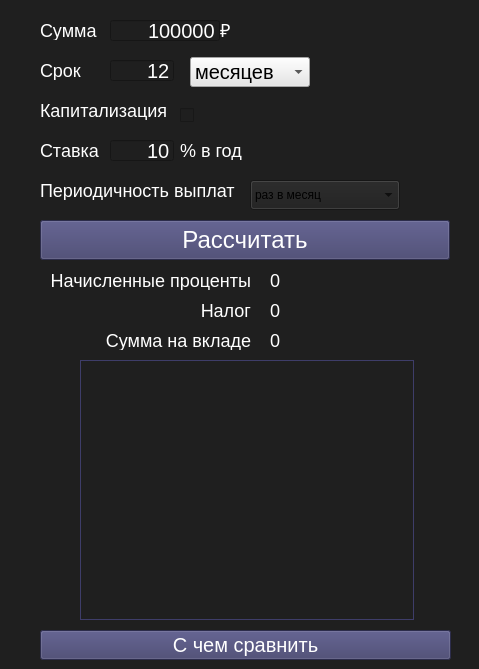
    <widget class="QWidget" name="deposit_calc">
     <property name="styleSheet">
      <string notr="true">QWidget {
	background-color: rgb(31,31,31);
}


QLineEdit {
	background-color: rgb(31,31,31);
	color: rgb(255,255,255);
	font-size: 20px;
	qproperty-frame: false;
}

QLabel {
	background-color: rgb(31,31,31);
	color: rgb(255,255,255);
	font-size: 18px;
}

QMenuBar {
	background-color: rgb(31,31,31);
	color: rgb(255,255,255);
	font-size: 14px;
}

QMenuBar::item:selected {
	background-color: rgb(19, 19, 19);
	color: rgb(255, 255, 255);
}

QMenu {
	background-color: rgb(31,31,31);
	color: rgb(255,255,255);
	font-size: 14px;
}

QMenu::item{
	background-color: rgb(31,31,31);
	color: rgb(255, 255, 255);
 }

QMenu::item:selected{
	background-color: rgb(19, 19, 19);
	color: rgb(255, 255, 255);
	font-size: 15px;
} </string>
     </property>
     <widget class="QLabel" name="label_const8_2">
      <property name="geometry">
       <rect>
        <x>180</x>
        <y>140</y>
        <width>65</width>
        <height>20</height>
       </rect>
      </property>
      <property name="text">
       <string>% в год</string>
      </property>
     </widget>
     <widget class="QLabel" name="label_const1_2">
      <property name="geometry">
       <rect>
        <x>40</x>
        <y>100</y>
        <width>131</width>
        <height>20</height>
       </rect>
      </property>
      <property name="text">
       <string>Капитализация</string>
      </property>
     </widget>
     <widget class="QLabel" name="label_deposit_amount">
      <property name="geometry">
       <rect>
        <x>270</x>
        <y>330</y>
        <width>200</width>
        <height>20</height>
       </rect>
      </property>
      <property name="text">
       <string>0</string>
      </property>
     </widget>
     <widget class="QPushButton" name="pushButton_calcru_deposit">
      <property name="geometry">
       <rect>
        <x>40</x>
        <y>630</y>
        <width>411</width>
        <height>30</height>
       </rect>
      </property>
      <property name="styleSheet">
       <string notr="true">background-color: rgb(62, 61, 105);
color: rgb(255,255,255);
font-size: 20px;
</string>
      </property>
      <property name="text">
       <string>C чем сравнить</string>
      </property>
     </widget>
     <widget class="QLabel" name="label_const0_2">
      <property name="geometry">
       <rect>
        <x>40</x>
        <y>20</y>
        <width>70</width>
        <height>20</height>
       </rect>
      </property>
      <property name="text">
       <string>Сумма</string>
      </property>
     </widget>
     <widget class="QComboBox" name="comboBox_period_d">
      <property name="geometry">
       <rect>
        <x>190</x>
        <y>57</y>
        <width>120</width>
        <height>30</height>
       </rect>
      </property>
      <property name="styleSheet">
       <string notr="true">QComboBox {
background-color: rgb(230,230,230);
color: rgb(0,0,0);
font-size: 20px;
}</string>
      </property>
      <item>
       <property name="text">
        <string>месяцев</string>
       </property>
      </item>
      <item>
       <property name="text">
        <string>лет</string>
       </property>
      </item>
     </widget>
     <widget class="QLabel" name="label_const4_3">
      <property name="geometry">
       <rect>
        <x>100</x>
        <y>330</y>
        <width>151</width>
        <height>20</height>
       </rect>
      </property>
      <property name="text">
       <string>Сумма на вкладе</string>
      </property>
      <property name="alignment">
       <set>Qt::AlignRight|Qt::AlignTrailing|Qt::AlignVCenter</set>
      </property>
     </widget>
     <widget class="QLabel" name="label_const9_2">
      <property name="geometry">
       <rect>
        <x>40</x>
        <y>270</y>
        <width>211</width>
        <height>20</height>
       </rect>
      </property>
      <property name="text">
       <string>Начисленные проценты</string>
      </property>
      <property name="alignment">
       <set>Qt::AlignRight|Qt::AlignTrailing|Qt::AlignVCenter</set>
      </property>
     </widget>
     <widget class="QLabel" name="label_const4_2">
      <property name="geometry">
       <rect>
        <x>220</x>
        <y>20</y>
        <width>25</width>
        <height>20</height>
       </rect>
      </property>
      <property name="text">
       <string>₽</string>
      </property>
     </widget>
     <widget class="QLineEdit" name="lineEdit_period_d">
      <property name="geometry">
       <rect>
        <x>110</x>
        <y>60</y>
        <width>64</width>
        <height>21</height>
       </rect>
      </property>
      <property name="text">
       <string>12</string>
      </property>
      <property name="alignment">
       <set>Qt::AlignRight|Qt::AlignTrailing|Qt::AlignVCenter</set>
      </property>
     </widget>
     <widget class="QLabel" name="label_const10_2">
      <property name="geometry">
       <rect>
        <x>110</x>
        <y>300</y>
        <width>141</width>
        <height>20</height>
       </rect>
      </property>
      <property name="text">
       <string>Налог</string>
      </property>
      <property name="alignment">
       <set>Qt::AlignRight|Qt::AlignTrailing|Qt::AlignVCenter</set>
      </property>
     </widget>
     <widget class="QTableView" name="tableViewDeposit">
      <property name="geometry">
       <rect>
        <x>80</x>
        <y>360</y>
        <width>334</width>
        <height>260</height>
       </rect>
      </property>
      <property name="styleSheet">
       <string notr="true">QTableView {
	background-color: rgb(31,31,31);
	color: rgb(255,255,255);
	border: 1px solid rgb(62, 61, 105);;
}

QTableView::item {
	background-color: rgb(31,31,31);
	color: rgb(255,255,255);
}

QHeaderView::section {
	background-color: rgb(31,31,31);
	color: rgb(255,255,255);
}

QTableView QTableCornerButton::section {
	background-color: rgb(31,31,31);
	color: rgb(255,255,255);	
}

QScrollBar:vertical {
border: none;
background-color: rgb(31,31,31);;
width: 10px;
margin: 25px 0 0px 0;
}
QScrollBar::handle:vertical {
border-radius: 4px;
border-color: rgba(62, 61, 105,75%);
border-width: 1px; 
border-style: solid; 
background-color: rgba(62, 61, 105,75%); 
min-height: 25px;
}
QScrollBar::add-line:vertical{
width: 0px;
height: 0px;
}
QScrollBar::sub-line:vertical{
width: 0px;
height: 0px;
}
QScrollBar::add-page:vertical{
background-color: transparent;
}
QScrollBar::sub-page:vertical{
background-color: transparent;
}
QScrollBar:horizontal {
border: none;
background-color: rgb(31,31,31);;
width: 10px;
margin: 25px 0 0px 0;
}
QScrollBar::handle:horizontal {
border-radius: 4px;
border-color: rgba(62, 61, 105,75%);
border-width: 1px; 
border-style: solid; 
background-color: rgba(62, 61, 105,75%); 
min-height: 25px;
}
QScrollBar::add-line:horizontal{
width: 0px;
height: 0px;
}
QScrollBar::sub-line:horizontal{
width: 0px;
height: 0px;
}
QScrollBar::add-page:vertical{
background-color: transparent;
}
QScrollBar::sub-page:vertical{
background-color: transparent;
}
</string>
      </property>
     </widget>
     <widget class="QLabel" name="label_const7_2">
      <property name="geometry">
       <rect>
        <x>40</x>
        <y>140</y>
        <width>70</width>
        <height>20</height>
       </rect>
      </property>
      <property name="text">
       <string>Ставка</string>
      </property>
     </widget>
     <widget class="QLineEdit" name="lineEdit_total_money_d">
      <property name="geometry">
       <rect>
        <x>110</x>
        <y>20</y>
        <width>110</width>
        <height>21</height>
       </rect>
      </property>
      <property name="layoutDirection">
       <enum>Qt::RightToLeft</enum>
      </property>
      <property name="text">
       <string>100000</string>
      </property>
      <property name="alignment">
       <set>Qt::AlignRight|Qt::AlignTrailing|Qt::AlignVCenter</set>
      </property>
     </widget>
     <widget class="QLabel" name="label_total_tax">
      <property name="geometry">
       <rect>
        <x>270</x>
        <y>300</y>
        <width>200</width>
        <height>20</height>
       </rect>
      </property>
      <property name="text">
       <string>0</string>
      </property>
     </widget>
     <widget class="QLabel" name="label_total_percent">
      <property name="geometry">
       <rect>
        <x>270</x>
        <y>270</y>
        <width>200</width>
        <height>20</height>
       </rect>
      </property>
      <property name="text">
       <string>0</string>
      </property>
     </widget>
     <widget class="QLineEdit" name="lineEdit_percent_d">
      <property name="geometry">
       <rect>
        <x>110</x>
        <y>140</y>
        <width>64</width>
        <height>21</height>
       </rect>
      </property>
      <property name="text">
       <string>10</string>
      </property>
      <property name="alignment">
       <set>Qt::AlignRight|Qt::AlignTrailing|Qt::AlignVCenter</set>
      </property>
     </widget>
     <widget class="QLabel" name="label_const6_2">
      <property name="geometry">
       <rect>
        <x>40</x>
        <y>60</y>
        <width>70</width>
        <height>20</height>
       </rect>
      </property>
      <property name="text">
       <string>Срок</string>
      </property>
     </widget>
     <widget class="QPushButton" name="pushButton_caclulate_deposit">
      <property name="geometry">
       <rect>
        <x>40</x>
        <y>220</y>
        <width>410</width>
        <height>40</height>
       </rect>
      </property>
      <property name="styleSheet">
       <string notr="true">background-color: rgb(62, 61, 105);
color: rgb(255,255,255);
font-size: 24px;
</string>
      </property>
      <property name="text">
       <string>Рассчитать</string>
      </property>
     </widget>
     <widget class="QCheckBox" name="checkBox_type">
      <property name="geometry">
       <rect>
        <x>180</x>
        <y>100</y>
        <width>20</width>
        <height>30</height>
       </rect>
      </property>
      <property name="text">
       <string/>
      </property>
     </widget>
     <widget class="QLabel" name="label_const_2">
      <property name="geometry">
       <rect>
        <x>40</x>
        <y>180</y>
        <width>201</width>
        <height>20</height>
       </rect>
      </property>
      <property name="text">
       <string>Периодичность выплат</string>
      </property>
     </widget>
     <widget class="QComboBox" name="comboBox_periodically">
      <property name="geometry">
       <rect>
        <x>250</x>
        <y>180</y>
        <width>150</width>
        <height>30</height>
       </rect>
      </property>
      <item>
       <property name="text">
        <string>раз в месяц</string>
       </property>
      </item>
      <item>
       <property name="text">
        <string>раз в квартал</string>
       </property>
      </item>
      <item>
       <property name="text">
        <string>раз в год</string>
       </property>
      </item>
     </widget>
    </widget>
